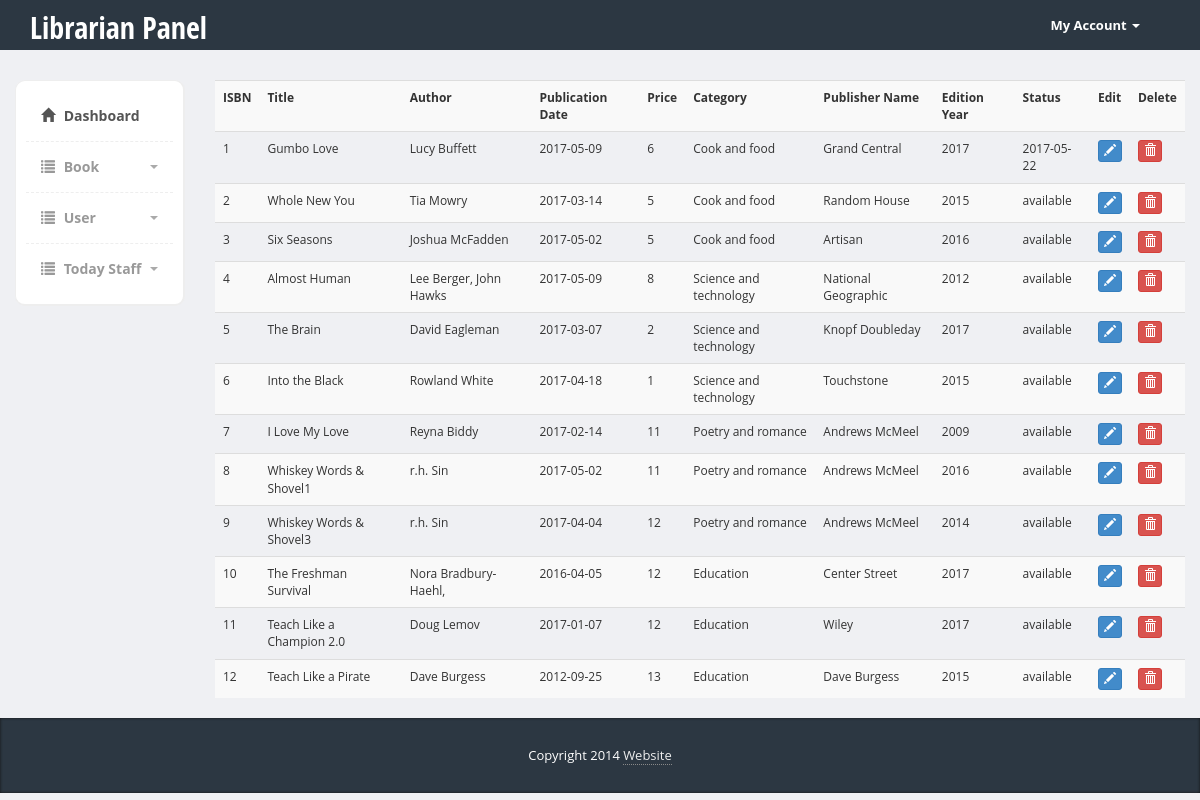
/librarian/seebook.php (signed in), run on the app's committed database.
### tables this page shows
CREATE TABLE `book` (
  `book_id` tinyint(8) NOT NULL,
  `isbn` varchar(15) NOT NULL,
  `title` varchar(200) NOT NULL,
  `author` varchar(50) DEFAULT NULL,
  `publicationDate` text,
  `price` double NOT NULL,
  `category` varchar(255) DEFAULT NULL,
  `publisher_name` varchar(50) NOT NULL,
  `edition_year` int(12) NOT NULL,
  `status` varchar(55) NOT NULL DEFAULT 'available',
  `image` varchar(60) NOT NULL
);

### librarian/seebook.php (the view, shortened to what this page needs)
<!DOCTYPE html>
<html>
  <head>
    <link href="https://code.jquery.com/ui/1.10.3/themes/redmond/jquery-ui.css" rel="stylesheet" media="screen">
    <link href="bootstrap/css/bootstrap.min.css" rel="stylesheet">
    <link href="vendors/fullcalendar/fullcalendar.css" rel="stylesheet" media="screen">
    <link href="css/styles.css" rel="stylesheet">
    <link href="css/calendar.css" rel="stylesheet">
  </head>
  <body>
  	<div class="header">
	     <div class="container">
	        <div class="row">
	           <div class="col-md-5">
	              <div class="logo">
	                 <h1><a href="index.php">Librarian Panel</a></h1>
	              </div>
	           </div>
	           <div class="col-md-2">
	              <div class="navbar navbar-inverse" role="banner">
	                  <nav class="collapse navbar-collapse bs-navbar-collapse navbar-right" role="navigation">
	                    <ul class="nav navbar-nav">
	                      <li class="dropdown">
	                        <a href="#" class="dropdown-toggle" data-toggle="dropdown">My Account <b class="caret"></b></a>
	                      </li>
	                    </ul>
	                  </nav>
	              </div>
	           </div>
	        </div>
	     </div>
	</div>
    <div class="page-content">
    	<div class="row">
        <div class="col-md-2">
  		  	<div class="sidebar content-box" style="display: block;">
            <ul class="nav">
                <li class="current"><a href="index.php"><i class="glyphicon glyphicon-home"></i> Dashboard</a></li>
                <li class="submenu">
                   <a href="#">
                      <i class="glyphicon glyphicon-list"></i> Book
                      <span class="caret pull-right"></span>
                   </a>
                </li>
                <li class="submenu">
                   <a href="#">
                      <i class="glyphicon glyphicon-list"></i> User
                      <span class="caret pull-right"></span>
                   </a>
                </li>
				<li class="submenu">
                 <a href="#">
                    <i class="glyphicon glyphicon-list"></i> Today Staff
                    <span class="caret pull-right"></span>
                 </a>
              </li>
            </ul>
          </div>
  		  </div>
		  <div class="col-md-10">
        <?php
          $servername = "localhost";
          $username = "root";
          $password = "";
          $dbname = "lms";
          $conn = new mysqli($servername, $username, $password, $dbname);
          $sqlget = "SELECT * FROM book";
          $result = $conn->query($sqlget);
          if ($result->num_rows > 0) {
            echo "<table class='table table-striped'><tr><th>ISBN</th><th>Title</th><th>Author</th><th>Publication Date</th><th>Price</th><th>Category</th><th>Publisher Name</th><th>Edition Year</th><th>Status</th><th>Edit</th><th>Delete</th></tr>";
              while($row = $result->fetch_assoc()) {
				  $bookid = $row["book_id"];
                  echo "<tr><td>".$row["isbn"]."</td><td>".$row["title"]."</td><td>".$row["author"]."</td><td>".$row["publicationDate"]."</td><td>".$row["price"]."</td><td>".$row["category"]."</td><td>".$row["publisher_name"]."</td><td>".$row["edition_year"]."</td><td>".$row["status"]."</td><td>";
				  ?>
				  <a href="editbook.php?id=<?php echo $bookid;?>"><button name='' class='btn btn-primary btn-xs editBtn' ><span class='glyphicon glyphicon-pencil'></span></button></a>
				  </td><td>
				  <a href="deletebook.php?id=<?php echo $bookid;?>"><button name='' class='btn btn-danger btn-xs'><span class='glyphicon glyphicon-trash'></span></button></a>
				  <?php
              }
              echo "</table>";
          } else {
              echo "0 results";
          }
        ?>
		  </div>
		</div>
    </div>
    <footer>
         <div class="container">
            <div class="copy text-center">
               Copyright 2014 <a href='#'>Website</a>
            </div>
         </div>
      </footer>
  </body>
</html>

### librarian/css/styles.css (style rules this page uses)
body { font-family: 'Open Sans', sans-serif; background-color: #f7f7f7; position: relative; margin: 0px; font-size: 12px; padding: 0px; }
.page-content > .row { margin-left: 0px !important; margin-right: 0px !important; margin-top: 30px; }
footer { background-color:#2c3742; box-shadow:inset 0px 0px 3px #111; color:#fff; font-size:14px; line-height:25px; padding:10px 0px 10px 0px; bottom: 0px; }
footer a { color:#eee; text-decoration:none; border-bottom:1px dotted #888; }
footer .copy { font-size:13px; margin:15px 0px; }
.header { height:50px; background-color: #2c3742; }
.header .logo h1 { font-size:30px; margin:0px; padding:10px 0px; }
.header .logo h1 a { color:#fff; font-family: 'Open Sans Condensed', sans-serif; }
.header .navbar * { box-shadow:none !important; }
.header .navbar { background:none !important; border:0px !important; }
.header .navbar .nav > li > a { color:#fff !important; font-size:13px !important; border-bottom:0px !important; margin-top:0px !important; font-weight:bold; }
.header .navbar-collapse { border:0px !important; }
.header .navbar-nav .caret { border-top-color:#fff !important; border-bottom-color:#fff !important; }
.content-box, .content-box-large { margin-bottom:30px; background:#fff; border-radius:10px; padding:10px; border-left:1px solid #eee; border-top:1px solid #eee; border-right:2px solid #eee; border-bottom:2px solid #eee; }
.sidebar ul.nav, .sidebar ul.nav ul { list-style: none; padding: 0px; margin: 0px; }
.sidebar .nav > li { margin: 0; border-bottom:1px dashed #eee; }
.sidebar .nav > li:last-child { border-bottom:0px; }
.sidebar .nav > li > a { font-size: 14px; line-height: 20px; padding: 15px 15px; color: #999; display: block; font-weight:bold; background:none; text-decoration: none; border-top:0px; font-weight:bold; }
.sidebar .nav > li > a > i { margin-right:5px; }
.sidebar .nav li a:hover, .sidebar .nav li.current > a { background: #fff; color: #555; border-bottom:0px; }
.sidebar .nav a .caret { float: right; width: 0; height: 0; display: inline-block; vertical-align: top; border-top: 4px solid #aaa; border-right: 4px solid transparent; border-left: 4px solid transparent; content: ""; margin-top: 8px; margin-left: 2px; }
body { background-color: #eff0f3; }

### data on the page
book: isbn "1", title "Gumbo Love", author "Lucy Buffett", publicationDate "2017-05-09", price "6", category "Cook and food", publisher_name "Grand Central", edition_year "2017", status "2017-05-22"
book: isbn "2", title "Whole New You", author "Tia Mowry", publicationDate "2017-03-14", price "5", category "Cook and food", publisher_name "Random House", edition_year "2015", status "available"
book: isbn "3", title "Six Seasons", author "Joshua McFadden", publicationDate "2017-05-02", price "5", category "Cook and food", publisher_name "Artisan", edition_year "2016", status "available"
book: isbn "4", title "Almost Human", author "Lee Berger, John Hawks", publicationDate "2017-05-09", price "8", category "Science and technology", publisher_name "National Geographic", edition_year "2012", status "available"
book: isbn "5", title "The Brain", author "David Eagleman", publicationDate "2017-03-07", price "2", category "Science and technology", publisher_name "Knopf Doubleday", edition_year "2017", status "available"
book: isbn "6", title "Into the Black", author "Rowland White", publicationDate "2017-04-18", price "1", category "Science and technology", publisher_name "Touchstone", edition_year "2015", status "available"
book: isbn "7", title "I Love My Love", author "Reyna Biddy", publicationDate "2017-02-14", price "11", category "Poetry and romance", publisher_name "Andrews McMeel", edition_year "2009", status "available"
book: isbn "8", title "Whiskey Words & Shovel1", author "r.h. Sin", publicationDate "2017-05-02", price "11", category "Poetry and romance", publisher_name "Andrews McMeel", edition_year "2016", status "available"
book: isbn "9", title "Whiskey Words & Shovel3", author "r.h. Sin", publicationDate "2017-04-04", price "12", category "Poetry and romance", publisher_name "Andrews McMeel", edition_year "2014", status "available"
book: isbn "10", title "The Freshman Survival", author "Nora Bradbury-Haehl,", publicationDate "2016-04-05", price "12", category "Education", publisher_name "Center Street", edition_year "2017", status "available"
book: isbn "11", title "Teach Like a Champion 2.0", author "Doug Lemov", publicationDate "2017-01-07", price "12", category "Education", publisher_name "Wiley", edition_year "2017", status "available"
book: isbn "12", title "Teach Like a Pirate", author "Dave Burgess", publicationDate "2012-09-25", price "13", category "Education", publisher_name "Dave Burgess", edition_year "2015", status "available"
